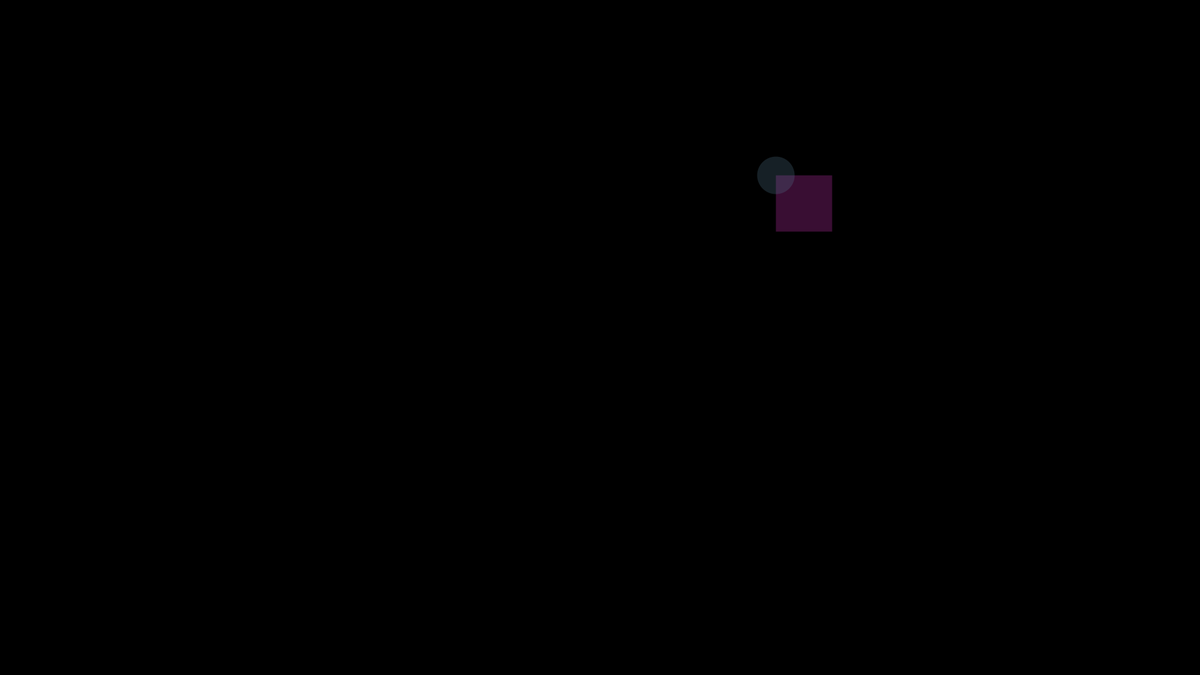
Frame 1 (no input)
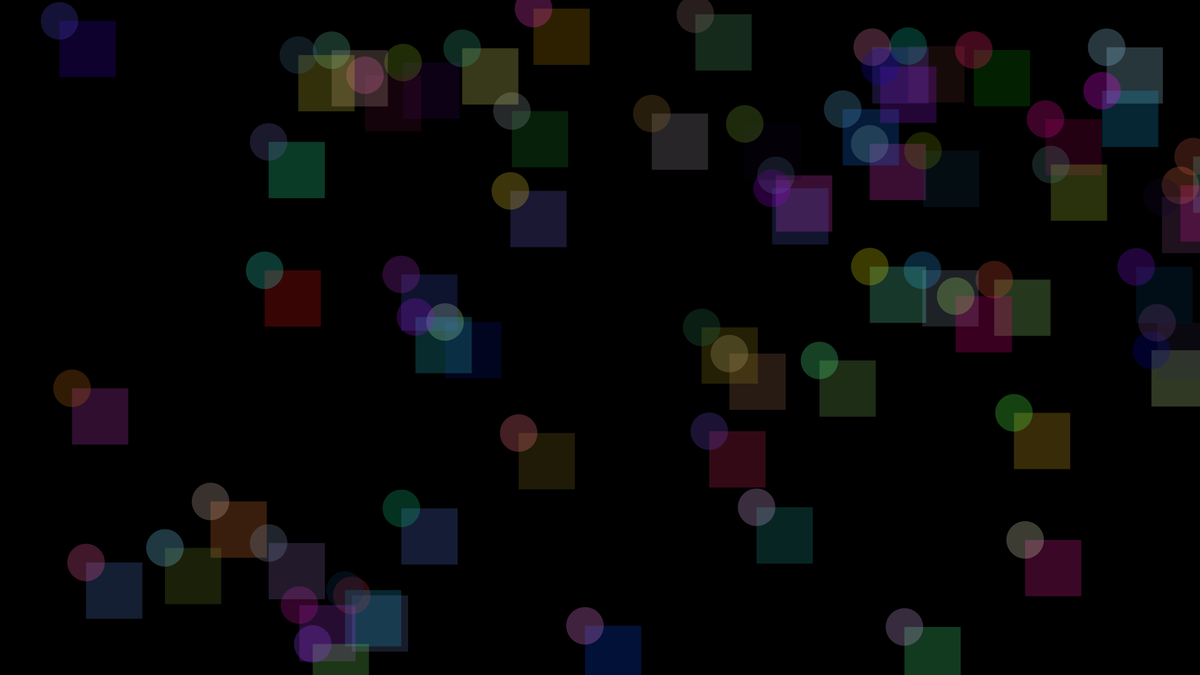
Frame 60 (the mouse pressed at the canvas centre just before this capture)
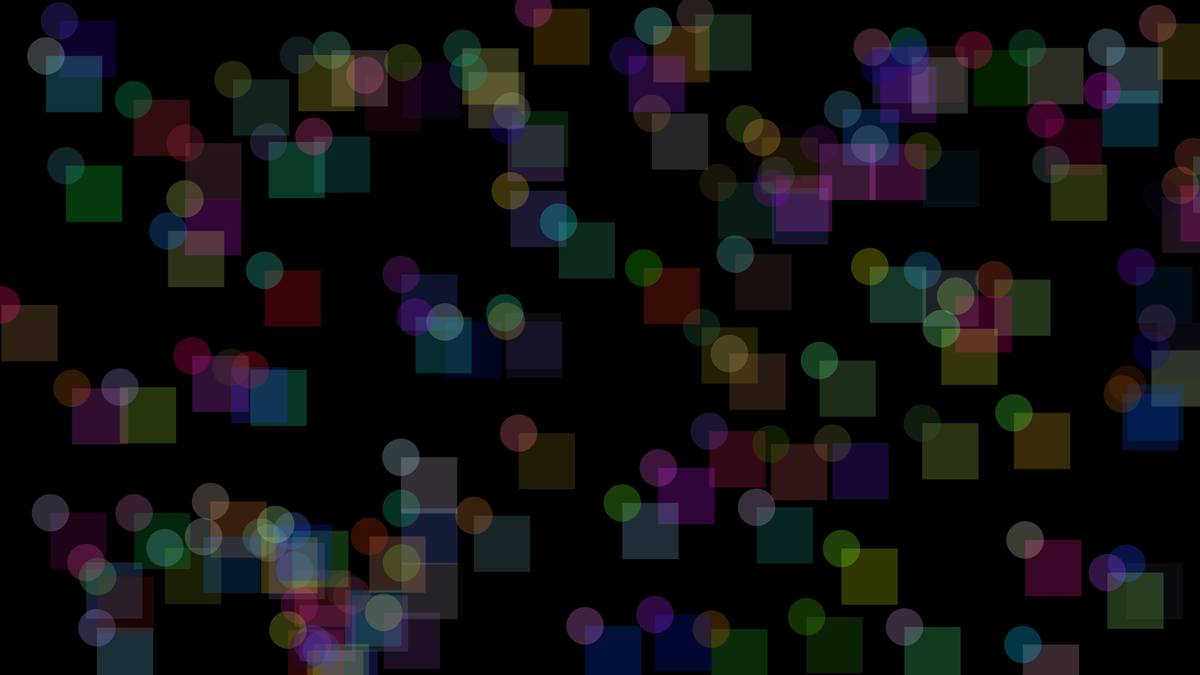
Frame 120 (the mouse held since frame 60 and released just before this capture)

The Processing sketch that drew these frames (run headless with seeded random() and noise(); from frame 60 on, the mouse is pressed at the canvas centre):

// Processing sketch: colores
// ── colores.pde
float px, py;
void setup(){
  size(1920,1080);
  noStroke();
  background(0);
}
void draw(){
  px = random(0,1920);
  py = random(0,1080);
  fill(random(255),random(255),random(255), 60);
  rect(px,py,90,90);
  fill(random(255),random(255),random(255), 70);
  ellipse(px,py,60,60);
}
void mousePressed(){
  background(0);
}
